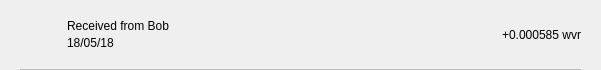
<?xml version="1.0" encoding="UTF-8"?>
<ui version="4.0">
 <class>TxRow</class>
 <widget class="QWidget" name="TxRow">
  <property name="geometry">
   <rect>
    <x>0</x>
    <y>0</y>
    <width>601</width>
    <height>70</height>
   </rect>
  </property>
  <property name="minimumSize">
   <size>
    <width>0</width>
    <height>40</height>
   </size>
  </property>
  <property name="windowTitle">
   <string>Form</string>
  </property>
  <layout class="QVBoxLayout" name="verticalLayout_3">
   <property name="spacing">
    <number>0</number>
   </property>
   <property name="leftMargin">
    <number>0</number>
   </property>
   <property name="topMargin">
    <number>0</number>
   </property>
   <property name="rightMargin">
    <number>0</number>
   </property>
   <property name="bottomMargin">
    <number>0</number>
   </property>
   <item>
    <widget class="QWidget" name="rowContainer" native="true">
     <layout class="QVBoxLayout" name="verticalLayout_2">
      <property name="spacing">
       <number>9</number>
      </property>
      <property name="leftMargin">
       <number>20</number>
      </property>
      <property name="topMargin">
       <number>9</number>
      </property>
      <property name="rightMargin">
       <number>20</number>
      </property>
      <property name="bottomMargin">
       <number>0</number>
      </property>
      <item>
       <widget class="QFrame" name="frame">
        <property name="styleSheet">
         <string notr="true">border:none;</string>
        </property>
        <property name="frameShape">
         <enum>QFrame::StyledPanel</enum>
        </property>
        <property name="frameShadow">
         <enum>QFrame::Raised</enum>
        </property>
        <layout class="QHBoxLayout" name="horizontalLayout" stretch="0,2,0">
         <property name="leftMargin">
          <number>0</number>
         </property>
         <property name="topMargin">
          <number>0</number>
         </property>
         <property name="rightMargin">
          <number>0</number>
         </property>
         <property name="bottomMargin">
          <number>0</number>
         </property>
         <item>
          <widget class="QPushButton" name="icon">
           <property name="focusPolicy">
            <enum>Qt::NoFocus</enum>
           </property>
           <property name="styleSheet">
            <string notr="true">border:none;</string>
           </property>
           <property name="text">
            <string/>
           </property>
           <property name="iconSize">
            <size>
             <width>28</width>
             <height>28</height>
            </size>
           </property>
          </widget>
         </item>
         <item>
          <layout class="QVBoxLayout" name="verticalLayout">
           <property name="spacing">
            <number>3</number>
           </property>
           <property name="leftMargin">
            <number>9</number>
           </property>
           <item>
            <widget class="QLabel" name="lblAddress">
             <property name="styleSheet">
              <string notr="true"/>
             </property>
             <property name="text">
              <string>Received from Bob</string>
             </property>
             <property name="alignment">
              <set>Qt::AlignBottom|Qt::AlignLeading|Qt::AlignLeft</set>
             </property>
            </widget>
           </item>
           <item>
            <widget class="QLabel" name="lblDate">
             <property name="styleSheet">
              <string notr="true"/>
             </property>
             <property name="text">
              <string>18/05/18</string>
             </property>
             <property name="alignment">
              <set>Qt::AlignLeading|Qt::AlignLeft|Qt::AlignTop</set>
             </property>
            </widget>
           </item>
          </layout>
         </item>
         <item>
          <widget class="QLabel" name="lblAmount">
           <property name="styleSheet">
            <string notr="true"/>
           </property>
           <property name="text">
            <string>+0.000585 wvr</string>
           </property>
          </widget>
         </item>
        </layout>
       </widget>
      </item>
      <item>
       <widget class="QLabel" name="lblDivisory">
        <property name="minimumSize">
         <size>
          <width>0</width>
          <height>1</height>
         </size>
        </property>
        <property name="maximumSize">
         <size>
          <width>16777215</width>
          <height>1</height>
         </size>
        </property>
        <property name="styleSheet">
         <string notr="true">background-color:#bababa;</string>
        </property>
        <property name="text">
         <string/>
        </property>
        <property name="alignment">
         <set>Qt::AlignBottom|Qt::AlignLeading|Qt::AlignLeft</set>
        </property>
       </widget>
      </item>
     </layout>
    </widget>
   </item>
  </layout>
 </widget>
 <resources/>
 <connections/>
</ui>
